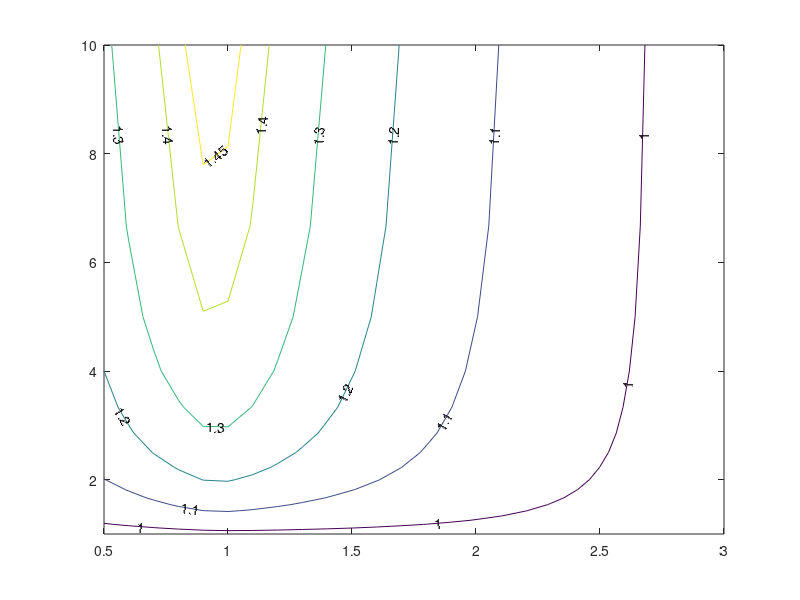

MATLAB code to generate this figure: (Note: this script raises an error after producing the figure.)
% Fig 3D

clear all

T = load('contourdata.txt');

kasmcc_ratio = 0.1:0.05:1;
BubR1_tot = 50:10:300;
Bub1_tot = 100;

v = 1:0.1:1.4;
v = [v,1.45];

[c,h] = contour(BubR1_tot/Bub1_tot,1./kasmcc_ratio,T',v);
clabel(c,h);
h.LineWidth = 2;

set(gca,'FontSize',18,'Position',[0.1488    0.1706    0.8226    0.8024],'LineWidth',1);
xlabel('BubR1:Bub1 stochiometry')
ylabel('k''_{MCC}/k_{MCC}')